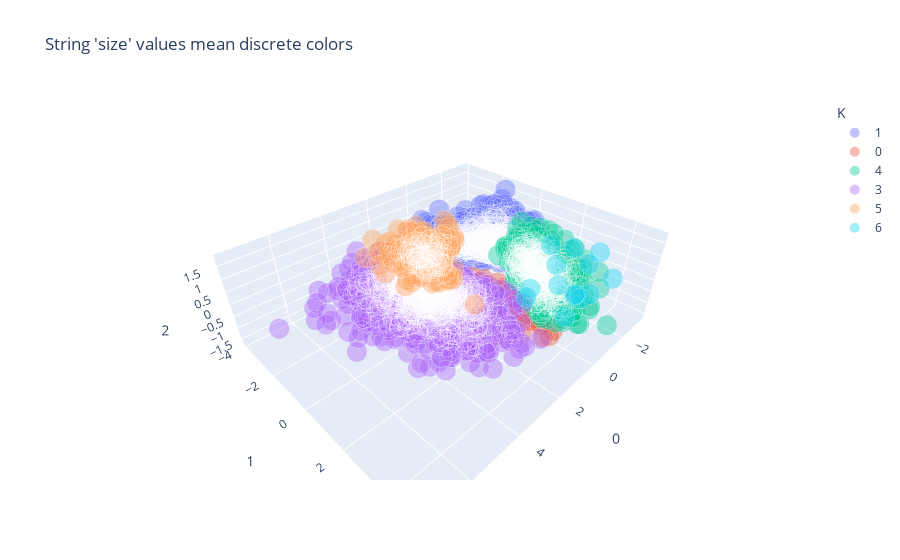

Here is the notebook cell this chart was saved with:
### Code cell
import plotly.express as px


df = dataEXT.copy()
df['K'] = df['K'].astype(str)

fig = px.scatter_3d(df, x=0, y=1, z=2,
              color='K', opacity=0.4,size=[1 for i in range(len(df))],title="String 'size' values mean discrete colors")
fig.show()

### Figure 1 — Plotly figure (JSON) as saved in the notebook; plotly's stock layout.template omitted (floating-point values rounded to 4 significant figures; data arrays with more than 128 entries replaced by an {"elided": "..."} marker saying what was removed)
{"data": [{"hovertemplate": "K=1<br>0=%{x}<br>1=%{y}<br>2=%{z}<br>size=%{marker.size}<extra></extra>", "legendgroup": "1", "marker": {"color": "#636efa", "opacity": 0.4, "size": {"elided": "1379 int values"}, "sizemode": "area", "sizeref": 0.0025, "symbol": "circle"}, "mode": "markers", "name": "1", "scene": "scene", "showlegend": true, "type": "scatter3d", "x": {"elided": "1379 float values"}, "y": {"elided": "1379 float values"}, "z": {"elided": "1379 float values"}}, {"hovertemplate": "K=0<br>0=%{x}<br>1=%{y}<br>2=%{z}<br>size=%{marker.size}<extra></extra>", "legendgroup": "0", "marker": {"color": "#EF553B", "opacity": 0.4, "size": {"elided": "156 int values"}, "sizemode": "area", "sizeref": 0.0025, "symbol": "circle"}, "mode": "markers", "name": "0", "scene": "scene", "showlegend": true, "type": "scatter3d", "x": {"elided": "156 float values"}, "y": {"elided": "156 float values"}, "z": {"elided": "156 float values"}}, {"hovertemplate": "K=4<br>0=%{x}<br>1=%{y}<br>2=%{z}<br>size=%{marker.size}<extra></extra>", "legendgroup": "4", "marker": {"color": "#00cc96", "opacity": 0.4, "size": {"elided": "783 int values"}, "sizemode": "area", "sizeref": 0.0025, "symbol": "circle"}, "mode": "markers", "name": "4", "scene": "scene", "showlegend": true, "type": "scatter3d", "x": {"elided": "783 float values"}, "y": {"elided": "783 float values"}, "z": {"elided": "783 float values"}}, {"hovertemplate": "K=3<br>0=%{x}<br>1=%{y}<br>2=%{z}<br>size=%{marker.size}<extra></extra>", "legendgroup": "3", "marker": {"color": "#ab63fa", "opacity": 0.4, "size": {"elided": "1803 int values"}, "sizemode": "area", "sizeref": 0.0025, "symbol": "circle"}, "mode": "markers", "name": "3", "scene": "scene", "showlegend": true, "type": "scatter3d", "x": {"elided": "1803 float values"}, "y": {"elided": "1803 float values"}, "z": {"elided": "1803 float values"}}, {"hovertemplate": "K=5<br>0=%{x}<br>1=%{y}<br>2=%{z}<br>size=%{marker.size}<extra></extra>", "legendgroup": "5", "marker": {"color": "#FFA15A", "opacity": 0.4, "size": {"elided": "279 int values"}, "sizemode": "area", "sizeref": 0.0025, "symbol": "circle"}, "mode": "markers", "name": "5", "scene": "scene", "showlegend": true, "type": "scatter3d", "x": {"elided": "279 float values"}, "y": {"elided": "279 float values"}, "z": {"elided": "279 float values"}}, {"hovertemplate": "K=6<br>0=%{x}<br>1=%{y}<br>2=%{z}<br>size=%{marker.size}<extra></extra>", "legendgroup": "6", "marker": {"color": "#19d3f3", "opacity": 0.4, "size": [1, 1, 1, 1, 1, 1, 1, 1, 1, 1, 1, 1, 1, 1], "sizemode": "area", "sizeref": 0.0025, "symbol": "circle"}, "mode": "markers", "name": "6", "scene": "scene", "showlegend": true, "type": "scatter3d", "x": [-1.336, -1.912, -2.188, -0.593, -1.643, -2.598, -2.166, -1.543, 0.2393, 0.1309, 0.1117, 1.058, -0.5264, -0.6377], "y": [4.53, 2.076, 2.521, 3.668, 3.374, 1.305, 3.536, 3.525, 3.908, 2.383, 3.416, 2.863, 4.232, 3.689], "z": [0.8355, 0.02793, 0.8192, 0.1005, -0.7254, 0.2928, 1.07, 0.8625, -0.2236, 0.09301, 0.7432, 0.4662, 0.4703, 0.1412]}], "layout": {"legend": {"itemsizing": "constant", "title": {"text": "K"}, "tracegroupgap": 0}, "scene": {"domain": {"x": [0, 1], "y": [0, 1]}, "xaxis": {"title": {"text": "0"}}, "yaxis": {"title": {"text": "1"}}, "zaxis": {"title": {"text": "2"}}}, "title": {"text": "String 'size' values mean discrete colors"}}}
